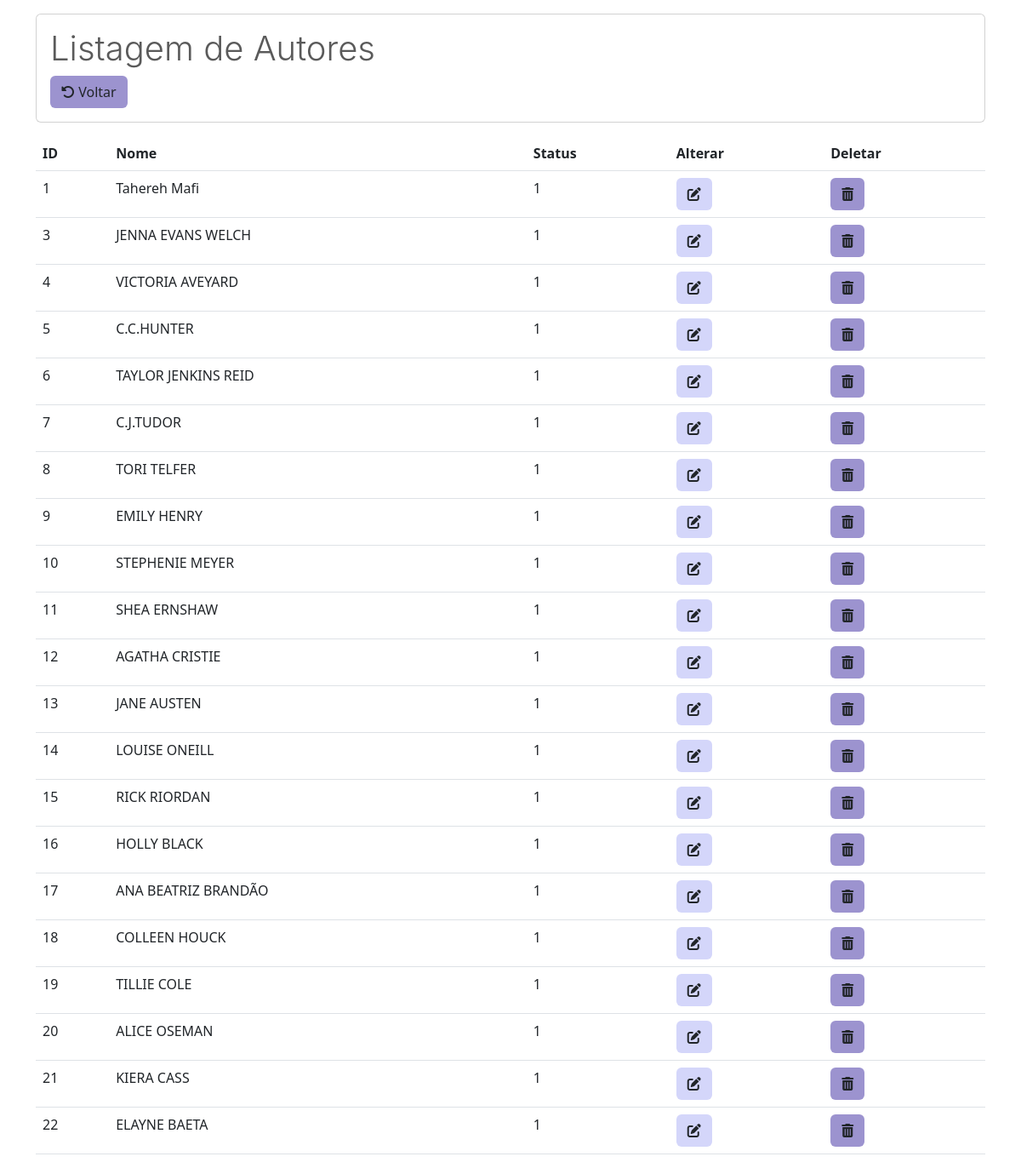
The app's page /listarAutores.php, older data.
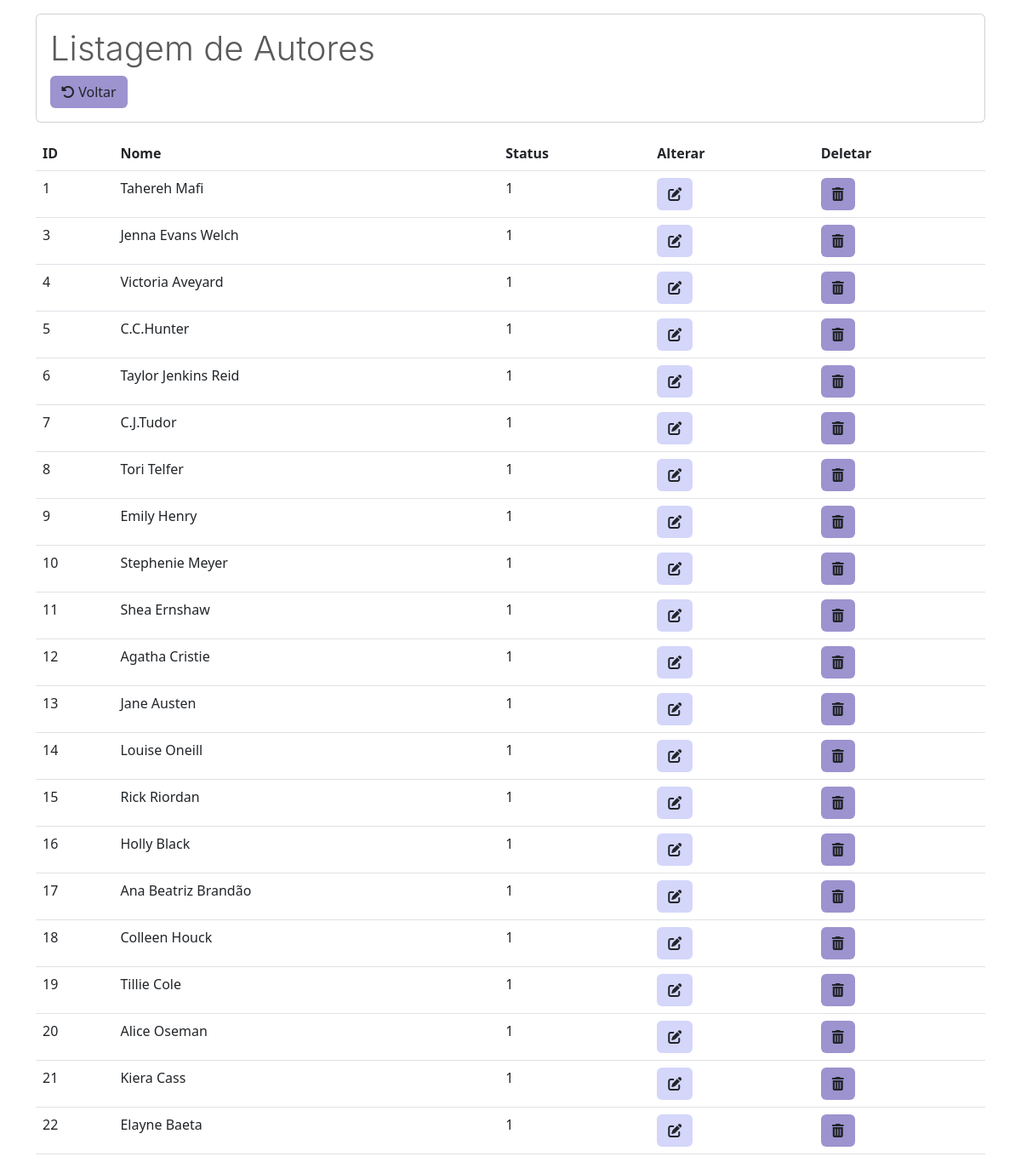
The same page, newer data.
### tables this page shows
CREATE TABLE `autor` (
  `id` int(13) NOT NULL,
  `nome` varchar(100) NOT NULL,
  `status` int(20) NOT NULL DEFAULT 1
);

### listarAutores.php (the view, shortened to what this page needs)
<?php
require_once("conexao.php");
$sql = "select * from autor";
$resultado = mysqli_query($conexao, $sql);
?>
<!DOCTYPE html>
<html lang="pt-br">
<head>
  <link href="https://cdn.jsdelivr.net/npm/bootstrap@5.3.0-alpha3/dist/css/bootstrap.min.css" rel="stylesheet">
  <link rel="stylesheet" href="https://cdn.jsdelivr.net/npm/bootstrap-icons@1.11.0/font/bootstrap-icons.css">
</head>
<body>
  <div class="container-md">
    <div class="card mt-3 mb-3">
      <div class="card-body">
        <h1 class="card-title" style="color: #5a5a5a; font-family: '-apple-system'; font-weight: 300;">Listagem de Autores</h1> <a href="MenuAdm.php" class="btn" style="background-color: #9c93cf;"><i class="fa-solid fa-rotate-left"></i> Voltar</a>
      </div>
    </div>
    <table class="table table-hover">
      <thead>
        <tr>
          <th scope="col">ID</th>
          <th scope="col">Nome</th>
          <th scope="col">Status</th>
          <th scope="col">Alterar</th>
          <th scope="col">Deletar</th>
        </tr>
      </thead>
      <tbody>
        <?php while ($linha = mysqli_fetch_array($resultado)) { ?>
          <tr>
            <td><?= $linha['id'] ?></th>
            <td><?= $linha['nome'] ?></th>
            <td><?= $linha['status'] ?></th>
            <td>
              <a href="alterarLivros.php?id=<?= $linha['id'] ?>" class="btn btn" style="background-color:#D4D6FA;"><i class="fa-solid fa-pen-to-square"></i></a>
            <td>
              <a href="usuarioListar.php?id=<?= $linha['id'] ?>" class="btn btn-l" style="background-color:#9c93cf;" onclick="return confirm('Confirmar exclusão?')"><i class="fa-solid fa-trash-can"></i></a>
          </tr>
        <?php } ?>
      </tbody>
    </table>
</body>
</html>

Row changes from the older to the newer data that the page shows:
changed autor id 3: nome "JENNA EVANS WELCH" → "Jenna Evans Welch"
changed autor id 4: nome "VICTORIA AVEYARD" → "Victoria Aveyard"
changed autor id 5: nome "C.C.HUNTER" → "C.C.Hunter"
changed autor id 6: nome "TAYLOR JENKINS REID" → "Taylor Jenkins Reid"
changed autor id 7: nome "C.J.TUDOR" → "C.J.Tudor"
changed autor id 8: nome "TORI TELFER" → "Tori Telfer"
changed autor id 9: nome "EMILY HENRY" → "Emily Henry"
changed autor id 10: nome "STEPHENIE MEYER" → "Stephenie Meyer"
changed autor id 11: nome "SHEA ERNSHAW" → "Shea Ernshaw"
changed autor id 12: nome "AGATHA CRISTIE" → "Agatha Cristie"
changed autor id 13: nome "JANE AUSTEN" → "Jane Austen"
changed autor id 14: nome "LOUISE ONEILL" → "Louise Oneill"
changed autor id 15: nome "RICK RIORDAN" → "Rick Riordan"
changed autor id 16: nome "HOLLY BLACK" → "Holly Black"
changed autor id 17: nome "ANA BEATRIZ BRANDÃO" → "Ana Beatriz Brandão"
changed autor id 18: nome "COLLEEN HOUCK" → "Colleen Houck"
changed autor id 19: nome "TILLIE COLE" → "Tillie Cole"
changed autor id 20: nome "ALICE OSEMAN" → "Alice Oseman"
changed autor id 21: nome "KIERA CASS" → "Kiera Cass"
changed autor id 22: nome "ELAYNE BAETA" → "Elayne Baeta"
